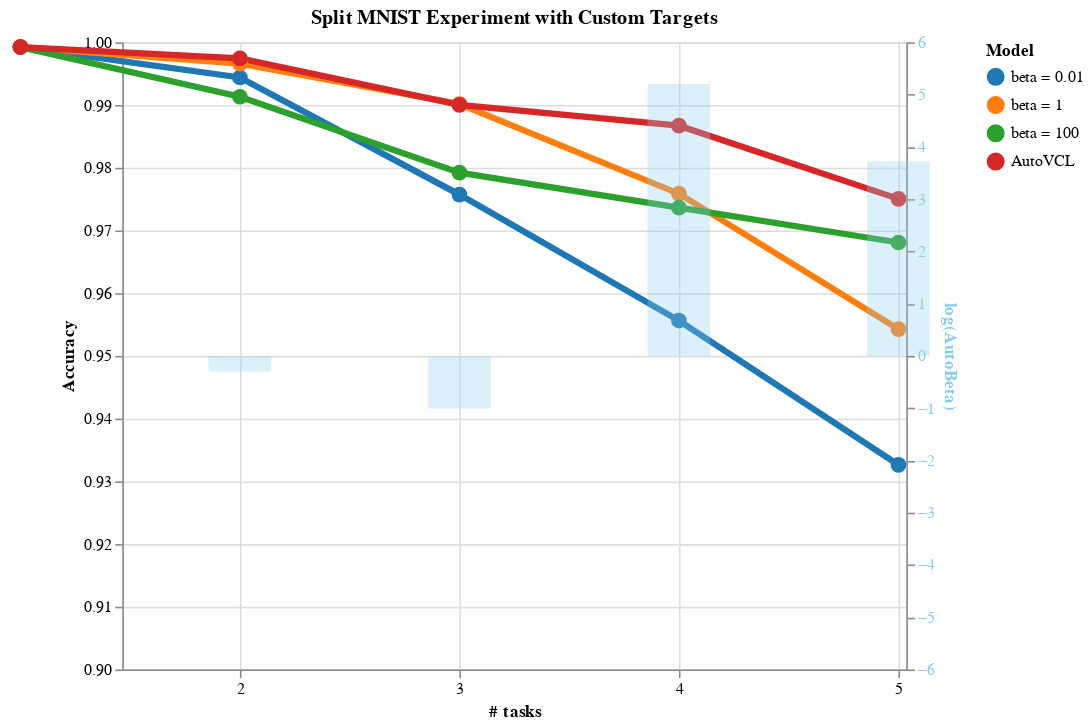

Notebook cell for this chart:
### Code cell
alike_chart = plot_trends_with_autovcl([trends_alike_1, trends_alike_2, trends_alike_3, trends_alike_4,] ,alike_betas,title = 'Split MNIST Experiment with Custom Targets', lower = 0.9)
alike_chart

### Figure 1 — Vega-Lite specification as saved in the notebook (floating-point values rounded to 4 significant figures)
{"config": {"view": {"continuousWidth": 400, "continuousHeight": 300}}, "layer": [{"data": {"name": "data-7a996ed1cfedbaf7c3e89c9d9223a711"}, "mark": {"type": "line", "point": {"size": 100}, "strokeWidth": 4}, "encoding": {"color": {"field": "Series", "legend": {"title": "Model"}, "scale": {"scheme": "category10"}, "sort": ["beta = 0.01", "beta = 1", "beta = 100", "AutoVCL"], "type": "nominal"}, "tooltip": [{"field": "# of tasks", "type": "quantitative"}, {"field": "Values", "type": "quantitative"}, {"field": "Series", "type": "nominal"}], "x": {"axis": {"values": [1, 2, 3, 4, 5]}, "field": "# of tasks", "scale": {"domain": [1.5, 5]}, "title": "# tasks", "type": "quantitative"}, "y": {"axis": {"grid": true}, "field": "Values", "scale": {"domain": [0.9, 1]}, "title": "Accuracy", "type": "quantitative"}}}, {"data": {"name": "data-58749fb6bac3820131ad49544b327a59"}, "mark": {"type": "bar", "color": "skyblue", "opacity": 0.3, "width": 40}, "encoding": {"tooltip": [{"field": "# of tasks", "type": "quantitative"}, {"field": "AutoBeta", "type": "quantitative"}], "x": {"axis": {"values": [1, 2, 3, 4]}, "field": "# of tasks", "scale": {"domain": [1.5, 5]}, "title": "# tasks", "type": "quantitative"}, "y": {"axis": {"labelColor": "skyblue", "titleColor": "skyblue"}, "field": "AutoBeta", "scale": {"domain": [-6, 6]}, "title": "log(AutoBeta)", "type": "quantitative"}}}], "height": 400, "resolve": {"scale": {"y": "independent"}}, "title": "Split MNIST Experiment with Custom Targets", "width": 500, "$schema": "https://vega.github.io/schema/vega-lite/v4.17.0.json", "datasets": {"data-7a996ed1cfedbaf7c3e89c9d9223a711": [{"# of tasks": 1, "Series": "beta = 0.01", "Values": 0.9992}, {"# of tasks": 2, "Series": "beta = 0.01", "Values": 0.9944}, {"# of tasks": 3, "Series": "beta = 0.01", "Values": 0.9757}, {"# of tasks": 4, "Series": "beta = 0.01", "Values": 0.9556}, {"# of tasks": 5, "Series": "beta = 0.01", "Values": 0.9326}, {"# of tasks": 1, "Series": "beta = 1", "Values": 0.9992}, {"# of tasks": 2, "Series": "beta = 1", "Values": 0.9966}, {"# of tasks": 3, "Series": "beta = 1", "Values": 0.9902}, {"# of tasks": 4, "Series": "beta = 1", "Values": 0.9759}, {"# of tasks": 5, "Series": "beta = 1", "Values": 0.9543}, {"# of tasks": 1, "Series": "beta = 100", "Values": 0.9992}, {"# of tasks": 2, "Series": "beta = 100", "Values": 0.9913}, {"# of tasks": 3, "Series": "beta = 100", "Values": 0.9792}, {"# of tasks": 4, "Series": "beta = 100", "Values": 0.9736}, {"# of tasks": 5, "Series": "beta = 100", "Values": 0.9681}, {"# of tasks": 1, "Series": "AutoVCL", "Values": 0.9992}, {"# of tasks": 2, "Series": "AutoVCL", "Values": 0.9974}, {"# of tasks": 3, "Series": "AutoVCL", "Values": 0.99}, {"# of tasks": 4, "Series": "AutoVCL", "Values": 0.9867}, {"# of tasks": 5, "Series": "AutoVCL", "Values": 0.975}], "data-58749fb6bac3820131ad49544b327a59": [{"# of tasks": 1, "beta = 0.01": 0.9992, "beta = 1": 0.9992, "beta = 100": 0.9992, "AutoVCL": 0.9992, "AutoBeta": null}, {"# of tasks": 2, "beta = 0.01": 0.9944, "beta = 1": 0.9966, "beta = 100": 0.9913, "AutoVCL": 0.9974, "AutoBeta": -0.3009}, {"# of tasks": 3, "beta = 0.01": 0.9757, "beta = 1": 0.9902, "beta = 100": 0.9792, "AutoVCL": 0.99, "AutoBeta": -1.007}, {"# of tasks": 4, "beta = 0.01": 0.9556, "beta = 1": 0.9759, "beta = 100": 0.9736, "AutoVCL": 0.9867, "AutoBeta": 5.204}, {"# of tasks": 5, "beta = 0.01": 0.9326, "beta = 1": 0.9543, "beta = 100": 0.9681, "AutoVCL": 0.975, "AutoBeta": 3.727}]}}
